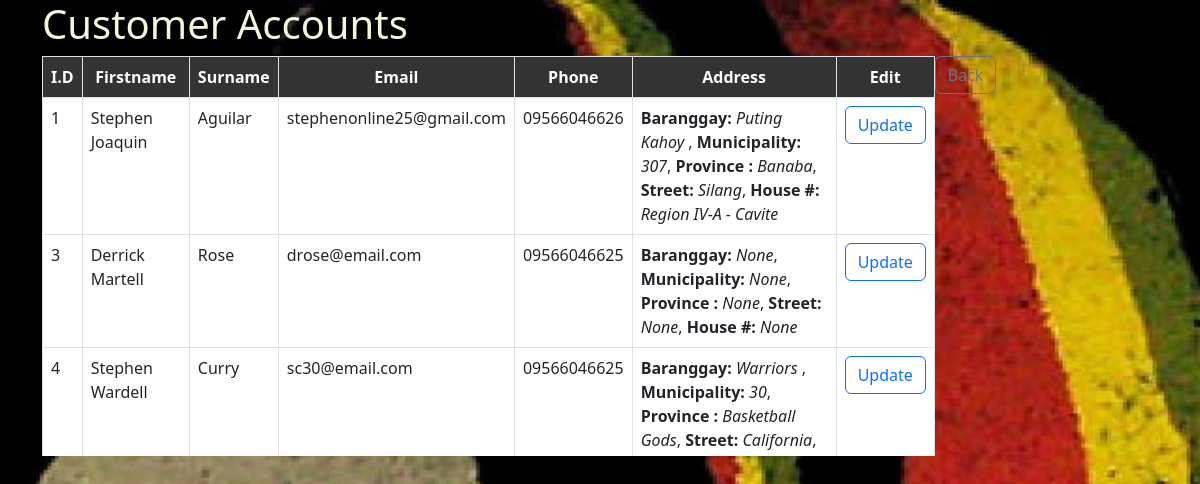
The app's page /admin/manageData (signed in), older data.
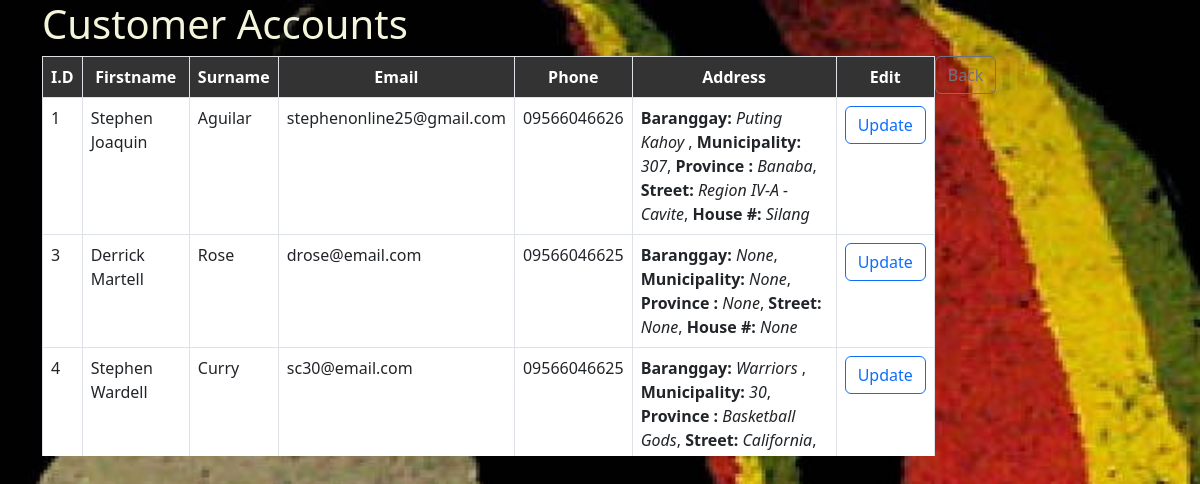
The same page, newer data.
### tables this page shows
CREATE TABLE users(id INTEGER PRIMARY KEY AUTOINCREMENT,
name TEXT NOT NULL,
surname TEXT NOT NULL,
email TEXT NOT NULL,
phone TEXT NOT NULL,
password TEXT NOT NULL,
photo BLOB, address TEXT);

### routes/admin.py (the view)
@admin_bp.route('/admin/manageData', methods=['POST', 'GET'])
def manageData():
    if 'email' in session:
        users = pnt.UserData()
        return render_template('manage-data.html', accounts=users.accounts)
    return redirect(url_for('admin.adminPage'))

### thisclass/Myclass.py (called while the page is built)
    def set_id(self, id):
        self._id = id

    @property
    def get_id(self):
        return self._id

    @property
    def get_firstname(self):
        return self._firstname

    @property
    def get_surname(self):
        return self._surname

    @property
    def get_email(self):
        return self._email

    @property
    def get_phone(self):
        return self._phone

    def fetch_from_db(self):
        try:
            connection = sqlite3.connect(self.db)
            cursor = connection.cursor()
            rows = cursor.execute('SELECT * FROM users')
            for i in rows:
                obj = self.create_object(i)
                self.accounts.append(obj)
            connection.close()
        except:
            print('there were errors in UserData.fetch_from_db() method')

    def set_address(self, brgy, street, houseNo, municipality, province):
        self._address = {'brgy': str(brgy),
                        'houseNo': str(street),
                        'street': str(houseNo),
                        'municipality': str(municipality),
                        'province': str(province)
                        }

### templates/manage-data.html
{% extends "layout.html" %}
{% block styles %}
    <link rel="stylesheet" href="{{ url_for('static', filename='css/manage-data.css') }}">
{% endblock %}
{% block body %}
<div class="container">
    <h1 class="page-title">Customer Accounts</h1>
    <div class="table-container">
        <table class="table table-bordered custom-table">
            <thead>
                <tr>
                    <th>I.D</th>
                    <th>Firstname</th>
                    <th>Surname</th>
                    <th>Email</th>
                    <th>Phone</th>
                    <th>Address</th>
                    <th>Edit</th>
                </tr>
            </thead>
            <tbody>
                {% for user in accounts %}
                <tr>
                    <td>{{ user.get_id }}</td>
                    <td>{{ user.get_firstname }}</td>
                    <td>{{ user.get_surname }}</td>
                    <td>{{ user.get_email }}</td>
                    <td>{{ user.get_phone }}</td>
                    {% set brgy, houseNo, street, municipality, province = user.get_per_address %}
                    <td><b>Baranggay:</b> <i>{{ brgy }}</i>,
                        <b>Municipality:</b> <i>{{ municipality }}</i>,
                        <b>Province :</b> <i>{{ province }}</i>,
                        <b>Street:</b> <i>{{ street }}</i>,
                        <b>House #:</b> <i>{{ houseNo }}</i>
                         </td>
                    <td>
                        <a href="{{ url_for('admin.updateUserEmail', user_email=user.get_email) }}">
                            <button class="btn btn-outline-primary">Update</button>
                        </a>
                    </td>
                </tr>
                {% endfor %}
            </tbody>
        </table>
    </div>
    <a href="{{ url_for('admin.dashboard') }}"><button class="btn btn-outline-secondary">Back</button></a>
</div>
{% endblock %}

Row changes from the older to the newer data that the page shows:
changed users "Stephen Joaquin": street "Silang" → "Region IV-A - Cavite"; houseNo "Region IV-A - Cavite" → "Silang"
